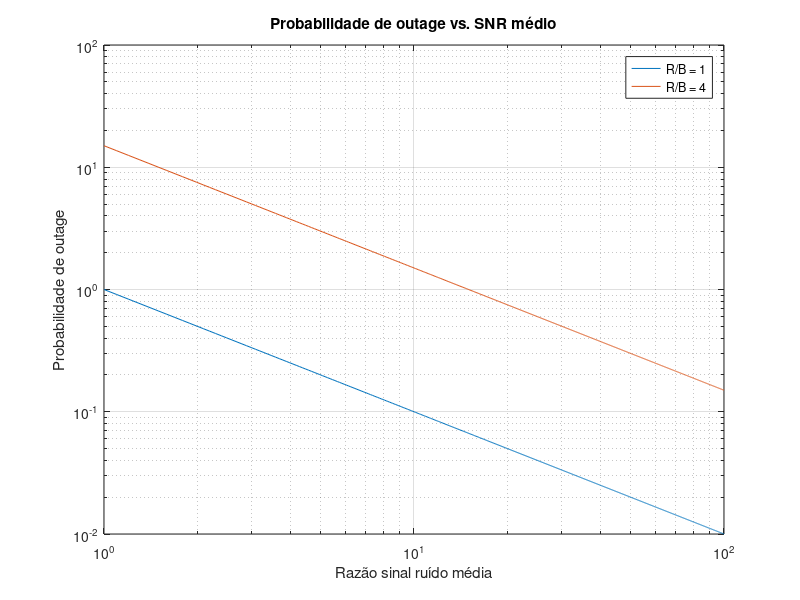

MATLAB code to generate this figure:
close all;
clear all;


gamma_bar = linspace(1, 100, 1000);

% Outage com Rayleigh
PFR_RB1 = (2^1 - 1) ./ gamma_bar;
PFR_RB4 = (2^4 - 1) ./ gamma_bar;

figure;
loglog(gamma_bar, PFR_RB1);hold on;
loglog(gamma_bar, PFR_RB4);

grid on;

xlabel('Razão sinal ruído média');
ylabel('Probabilidade de outage');
title('Probabilidade de outage vs. SNR médio');
legend('R/B = 1', 'R/B = 4');
